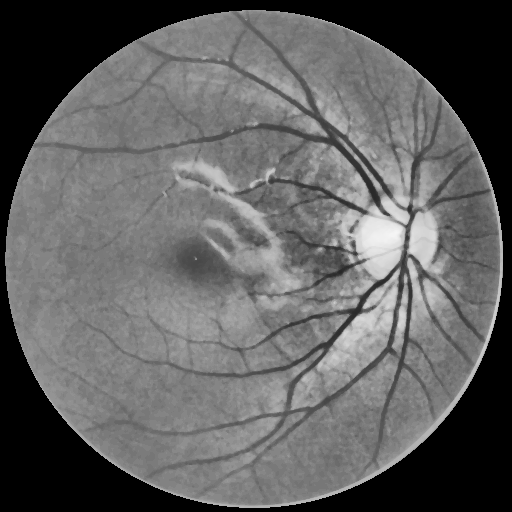
#> input picture assets/FIVEStest_159_pre_img.png, 512 x 512 px
$ python preprocess_fundus.py --input ../../../../assets/FIVEStest_159_pre_img.png --outdir out
#> lines starting #> are read from the running program, lines starting #| are printed output that depends on the picture; after the words box and inside, x2 and y2 are one past the last pixel; in counts of white or black regions, pixels touching at a corner belong together
#!/usr/bin/env python3
# -*- coding: utf-8 -*-
"""
Fundus preprocessing with optional Foracchia-style normalization + preserved black background → uint8 grayscale.

Pipeline (when --normalize foracchia):
  1) Grayscale (green channel by default).
  2) FOV mask from raw grayscale; background kept black at the end.
  3) Foracchia-style luminosity & contrast normalization inside FOV:
       L(x,y) = masked Gaussian mean at scale σ_L
       C(x,y) = masked Gaussian std  at scale σ_C
       Z = (I - L)/C  → affine retarget to target_mean/target_std inside FOV
  4) Optional mild CLAHE, denoise, gamma.
  5) Re-apply FOV mask; cast to uint8.

References:
- Foracchia, Grisan, Ruggeri. “Luminosity and contrast normalization in retinal images.” *Medical Image Analysis*, 2005. :contentReference[oaicite:0]{index=0}
- DRIVE provides FOV masks and motivates masking background in fundus processing. :contentReference[oaicite:1]{index=1}
"""

from __future__ import annotations
import argparse, glob, logging, os
from pathlib import Path
from dataclasses import dataclass
from typing import Iterable, Optional, Tuple

import cv2
import numpy as np


@dataclass(frozen=True)
class Cfg:
    clip_limit: float = 5
    tile_grid: int = 4
    shade_ksize: int = 128
    median_ksize: int = 3
    use_clahe: bool = True
    gamma: float = 1.0
    resize_to: Optional[Tuple[int,int]] = None
    use_green: bool = True
    # Normalization controls
    normalize: str = "none"    # {"none","foracchia"}
    sigma_lum: float = 10.0         # Foracchia: luminosity scale (pixels)
    sigma_con: float = 64.0         # Foracchia: contrast scale (pixels)
    target_mean: float = 128.0      # Foracchia: target mean within FOV
    target_std: float = 18.0        # Foracchia: target std within FOV

class PreprocessError(Exception): pass

def _ensure_odd(k:int)->int: k=max(1,int(k)); return k if k%2==1 else k+1
def _to_uint8(x:np.ndarray)->np.ndarray: return np.clip(x,0,255).astype(np.uint8, copy=False)

def read_image(path:str)->np.ndarray:
    img=cv2.imread(path, cv2.IMREAD_UNCHANGED)
#> img is the input picture: shape (512, 512, 3); min 0, max 245, mean 95.7
    if img is None: raise PreprocessError(f"Cannot read {path}")
    return img

def to_gray(img:np.ndarray, use_green:bool)->np.ndarray:
#> called with use_green = True
    if img.ndim==2: g=img
    elif img.ndim==3 and img.shape[2]>=3: g=img[:,:,1] if use_green else cv2.cvtColor(img, cv2.COLOR_BGR2GRAY)
    else: raise PreprocessError("Unsupported image")
    if g.dtype!=np.uint8:
        mn, mx = float(g.min()), float(g.max())
        g = np.zeros_like(g, dtype=np.uint8) if mx<=mn else _to_uint8(255*(g-mn)/(mx-mn))
    return g

# -------- Foracchia-style normalization --------

# [37 lines left out: functions _masked_gauss, foracchia_normalize, not called in this run]

# -------- Legacy steps --------

def shade_correction(gray:np.ndarray, ksize:int)->np.ndarray:
    k=_ensure_odd(ksize)
    bg = cv2.medianBlur(gray, k)
    return _to_uint8(gray.astype(np.int16)-bg.astype(np.int16)+128)

def clahe(gray:np.ndarray, clip:float, tile:int)->np.ndarray:
    cla = cv2.createCLAHE(clipLimit=float(clip), tileGridSize=(max(2,int(tile)),)*2)
    return cla.apply(gray)

def denoise_median(gray:np.ndarray, k:int)->np.ndarray:
    k=_ensure_odd(k)
    return gray if k<3 else cv2.medianBlur(gray, k)

def gamma_corr(gray:np.ndarray, gamma:float)->np.ndarray:
    if abs(gamma-1.0)<1e-6: return gray
    inv=1.0/float(gamma)
    lut = ((np.arange(256)/255.0)**inv*255.0).astype(np.uint8)
    return cv2.LUT(gray,lut)

def fov_mask_hough(
    img: np.ndarray,
    *,
    blur_ksize: int = 7,
    dp: float = 1.2,
    param1: float = 50.0,
    param2: float = 30.0,
    min_radius_frac: float = 0.30,
    max_radius_frac: float = 0.55,
    area_range: Tuple[float, float] = (0.50, 0.86),
    expand_frac: float = 0.001,
    log: Optional[logging.Logger] = None
) -> Optional[np.ndarray]:
    """
    Attempt to segment the circular field-of-view (FOV) using a Hough circle transform.

    Many fundus photographs exhibit a nearly circular illumination pattern.  The
    Hough transform provides a robust way to detect such a circle without
    resorting to more expensive graph cuts.  This routine performs the
    following steps:

      1. Convert the input image to 8-bit grayscale (using the green channel
         when available).
      2. Apply a median blur to suppress salt-pepper noise.
      3. Run ``cv2.HoughCircles`` with radius constrained to lie between
         ``min_radius_frac`` and ``max_radius_frac`` of the smaller image
         dimension.  Parameters ``param1`` and ``param2`` control the Canny
         edge thresholding and accumulator thresholds respectively.
      4. Select the detected circle with the largest radius.  Enlarge that
         radius by ``expand_frac`` to ensure the rim is fully included.
      5. Form a binary mask from the enlarged circle and accept it only if
         its area fraction lies within ``area_range``.

    If no circle is detected or the detected circle has an implausible area,
    this function returns ``None``, signalling to the caller to use a
    different method.  Logging messages will be emitted when ``log`` is
    provided.

    Parameters
    ----------
    img : ndarray
        Input image, either grayscale (2D) or colour (3D).  The green channel
        will be used for greyscale conversion when available.
    blur_ksize : int, optional
        Kernel size for the median blur applied prior to circle detection.
        Must be a positive odd integer.  Defaults to 7.
    dp : float, optional
        Inverse ratio of the accumulator resolution to the image resolution
        used by ``cv2.HoughCircles``.  A value of 1.2 is moderately coarse.
    param1 : float, optional
        Higher threshold for the Canny edge detector used internally by the
        Hough transform.
    param2 : float, optional
        Accumulator threshold for the circle centres at the detection stage.
        Smaller values lead to more false positives.
    min_radius_frac : float, optional
        Minimum circle radius as a fraction of the smaller image dimension.
    max_radius_frac : float, optional
        Maximum circle radius as a fraction of the smaller image dimension.
    area_range : tuple of float, optional
        Acceptable range ``(low, high)`` for the area fraction of the
        detected circle (with 1.0 corresponding to the full frame).
    expand_frac : float, optional
        Fraction by which to enlarge the detected radius to ensure full
        coverage of the FOV rim.
    log : logging.Logger, optional
        Logger for debug messages.

    Returns
    -------
    mask : ndarray of bool or None
        A boolean mask delineating the FOV if a plausible circle is found,
        otherwise ``None``.
    """
#> called with blur_ksize = 7, dp = 1.2, param1 = 50, param2 = 30, min_radius_frac = 0.3, max_radius_frac = 0.55, area_range = (0.5, 0.86), expand_frac = 0.001
    # Validate odd kernel size
    k = max(1, int(blur_ksize))
    if k % 2 == 0:
        k += 1
    # Convert to grayscale 8-bit
    if img.ndim == 2:
        g = img
    elif img.ndim == 3 and img.shape[2] >= 3:
        try:
            g = img[:, :, 1]  # use green channel
        except Exception:
            g = cv2.cvtColor(img, cv2.COLOR_BGR2GRAY)
    else:
        raise PreprocessError("Unsupported image shape for Hough FOV detection")
    if g.dtype != np.uint8:
        g = _to_uint8(g)
    # Median blur reduces spurious edges
    g_blur = cv2.medianBlur(g, k)
    H, W = g_blur.shape
    min_dim = min(H, W)
    # Determine the search radius interval in pixels
    r_min = int(max(1.0, min_radius_frac) * min_dim)
    r_max = int(max_radius_frac * min_dim)
    if r_min >= r_max:
        r_min = int(0.3 * min_dim)
        r_max = int(0.55 * min_dim)
    try:
        circles = cv2.HoughCircles(
            g_blur,
            cv2.HOUGH_GRADIENT,
            dp=dp,
            minDist=min_dim * 0.5,
            param1=param1,
            param2=param2,
            minRadius=r_min,
            maxRadius=r_max,
        )
#> circles = [[251.4, 258.6, 247], [420.6, 63, 238.1], [479.4, 436.2, 242]]
    except cv2.error:
        circles = None
    if circles is None or len(circles) == 0:
        if log:
            log.debug("HoughCircles did not detect any circles")
        return None
    circles = np.squeeze(circles).astype(float)
    if circles.ndim == 1:
        best = circles
    else:
        best = circles[np.argmax(circles[:, 2])]
#> best = [251.4, 258.6, 247]
    x, y, r = best
#> x = 251.4; y = 258.6; r = 247
    r *= (1.0 + max(0.0, expand_frac))
#> r = 247.2
    yy, xx = np.ogrid[:H, :W]
    mask = (xx - x) ** 2 + (yy - y) ** 2 <= r * r
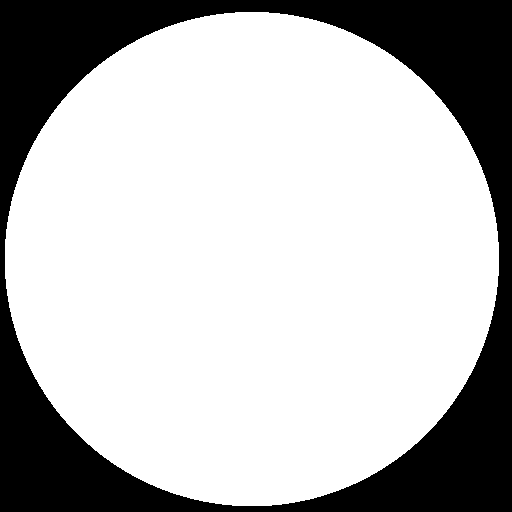
#> mask: shape (512, 512) bool; 73.2% white; 1 black region, box (x1, y1, x2, y2) and area: (0, 0, 512, 512) 70154
    area_frac = float(np.count_nonzero(mask)) / float(H * W)
#> area_frac = 0.732
    low, high = area_range
    if not (low <= area_frac <= high):
        if log:
            log.debug(
                f"Hough circle area fraction {area_frac:.3f} outside [{low:.2f},{high:.2f}]"
            )
        return None
    if log:
        log.debug(
            f"Hough FOV detected at (x={x:.1f}, y={y:.1f}, r={r:.1f}), area={area_frac:.3f}"
        )
    return mask.astype(bool)

def fov_mask_from_raw(
    img: np.ndarray,
    border_bg: int = 25,
    erode_fg: int = 35,
    iters: int = 5,
    log: Optional[logging.Logger] = None,
) -> np.ndarray:
    """
    Estimate a boolean field-of-view (FOV) mask from a raw fundus image.

    This function first attempts a geometry-driven segmentation of the FOV using a
    Hough circle transform (see :func:`fov_mask_hough`).  If a plausible
    circular region occupying roughly half to four-fifths of the frame is
    detected, that mask is returned immediately.  Otherwise, the algorithm
    falls back to a seeded GrabCut pipeline with optional ellipse
    regularisation.

    The GrabCut-based fallback operates as follows:

      • Construct a coarse fundus mask by thresholding blurred saturation and
        red channels and selecting the largest connected component.
      • Initialise GrabCut with definite background seeds on a border frame and
        the dark corners; definite foreground seeds are obtained from an
        eroded version of the coarse mask.
      • Run GrabCut (``INIT_WITH_MASK``) for the specified number of
        iterations.
      • Post-process the raw GrabCut result: keep the largest connected
        component, fill tiny holes, and optionally fit an ellipse.  The
        ellipse is intersected with the mask only when it expands the mask by
        at most 2 % of its area.

    Parameters
    ----------
    img : ndarray
        Input image (grayscale or BGR).  For GrabCut, colour information is
        preserved when available; otherwise the image is converted to BGR.
    border_bg : int, optional
        Width of the definite background border used for GrabCut initialisation.
    erode_fg : int, optional
        Size of the structuring element used to erode the coarse mask when
        generating foreground seeds.
    iters : int, optional
        Number of GrabCut iterations.
    log : logging.Logger, optional
        Logger for debug messages.

    Returns
    -------
    fov : ndarray of bool
        A boolean mask identifying pixels inside the field of view.

    Notes
    -----
    The Hough-based front end improves robustness on images with
    extensive lesions or non-uniform illumination by detecting the camera
    aperture rather than relying on local colour cues.  When the Hough
    detection fails or yields implausible results, the traditional
    GrabCut-based segmentation is used as a backup.
    """
    # If a circular FOV can be confidently detected via the Hough transform,
    # return it directly.  This greatly simplifies the mask and avoids
    # GrabCut failures on images with large lesions or poor contrast.
    try:
        hough_mask = fov_mask_hough(img, log=log)
    except Exception:
        hough_mask = None
    if hough_mask is not None:
        return hough_mask
    # Proceed with the GrabCut-based fallback when Hough fails.
    if img.ndim == 2:
        bgr = cv2.cvtColor(img, cv2.COLOR_GRAY2BGR)
        gray = img
    else:
        bgr = img
        gray = bgr[:, :, 1]

    # 1) Hough-circle attempt (works when FOV is near circular).
    hough = fov_mask_hough(gray)
    if hough is not None:
        if log:
            log.debug("FOV via Hough circle: area=%.3f", float(hough.mean()))
        return hough

    H, W = gray.shape
    # --- coarse mask from color cues ---
    hsv = cv2.cvtColor(bgr, cv2.COLOR_BGR2HSV)
    S = cv2.GaussianBlur(hsv[:, :, 1], (0, 0), 5)
    R = cv2.GaussianBlur(bgr[:, :, 2], (0, 0), 5)
    _, thS = cv2.threshold(S, 0, 255, cv2.THRESH_BINARY + cv2.THRESH_OTSU)
    _, thR = cv2.threshold(R, 0, 255, cv2.THRESH_BINARY + cv2.THRESH_OTSU)
    coarse = cv2.morphologyEx(cv2.bitwise_or(thS, thR), cv2.MORPH_CLOSE,
                              cv2.getStructuringElement(cv2.MORPH_ELLIPSE, (21, 21)))
    # keep largest CC
    num, lab = cv2.connectedComponents(coarse)
    if num > 1:
        cnt = np.bincount(lab.ravel()); cnt[0] = 0
        coarse = (lab == cnt.argmax()).astype(np.uint8) * 255

    # --- GrabCut seeds ---
    mask = np.full((H, W), cv2.GC_PR_BGD, np.uint8)
    # definite background frame
    mask[:border_bg, :] = cv2.GC_BGD
    mask[-border_bg:, :] = cv2.GC_BGD
    mask[:, :border_bg] = cv2.GC_BGD
    mask[:, -border_bg:] = cv2.GC_BGD
    # corners as BG
    rr = border_bg
    mask[:rr, :rr] = cv2.GC_BGD; mask[:rr, -rr:] = cv2.GC_BGD
    mask[-rr:, :rr] = cv2.GC_BGD; mask[-rr:, -rr:] = cv2.GC_BGD
    # definite foreground from eroded coarse mask
    er = cv2.getStructuringElement(cv2.MORPH_ELLIPSE, (max(3, erode_fg)|1,)*2)
    fg_seed = cv2.erode(coarse, er)
    mask[fg_seed > 0] = cv2.GC_FGD

    bgdModel = np.zeros((1, 65), np.float64)
    fgdModel = np.zeros((1, 65), np.float64)
    cv2.grabCut(bgr, mask, None, bgdModel, fgdModel, iters, cv2.GC_INIT_WITH_MASK)
    gc = np.where((mask == cv2.GC_FGD) | (mask == cv2.GC_PR_FGD), 1, 0).astype(np.uint8) * 255

    # --- clean up ---
    gc = cv2.morphologyEx(gc, cv2.MORPH_CLOSE,
                          cv2.getStructuringElement(cv2.MORPH_ELLIPSE, (19, 19)))
    num, lab = cv2.connectedComponents(gc)
    if num > 1:
        cnt = np.bincount(lab.ravel()); cnt[0] = 0
        gc = (lab == cnt.argmax()).astype(np.uint8) * 255
    # fill holes
    inv = cv2.bitwise_not(gc)
    num, lab = cv2.connectedComponents(inv)
    for k in range(1, num):
        hole = (lab == k)
        if hole.sum() < 0.02 * (gc > 0).sum():
            gc[hole] = 255

    fov_gc = gc > 0

    # --- optional ellipse regularization ---
    cnts, _ = cv2.findContours(gc, cv2.RETR_EXTERNAL, cv2.CHAIN_APPROX_SIMPLE)
    if cnts and len(cnts[0]) >= 5:
        (cx, cy), (MA, ma), ang = cv2.fitEllipseAMS(cnts[0])  # robust variant
        ell = np.zeros_like(gc)
        cv2.ellipse(ell, ((cx, cy), (MA, ma), ang), 255, -1)
        ell = ell > 0
        # intersect only where ellipse expands mask by <= 2% area
        if ell.sum() <= 1.02 * fov_gc.sum():
            fov = ell & (cv2.dilate(fov_gc.astype(np.uint8), np.ones((3, 3), np.uint8)) > 0)
        else:
            fov = fov_gc
    else:
        fov = fov_gc

    if log:
        log.debug("GrabCut FOV: area=%.3f, seeds fg=%d, params border_bg=%d erode_fg=%d",
                  fov.mean(), int((fg_seed > 0).sum()), border_bg, erode_fg)
    return fov

# [82 lines left out: functions _largest_cc_bool, fov_mask_fallback_strict, preprocess_with_mask, not called in this run]

def preprocess(img:np.ndarray, cfg:Cfg, log:logging.Logger)->np.ndarray:
    g0 = to_gray(img, cfg.use_green)
    fov = fov_mask_from_raw(img=g0, log=log)

    if cfg.normalize.lower() == "foracchia":
        g = foracchia_normalize(
            g0, fov,
            sigma_lum=cfg.sigma_lum,
            sigma_con=cfg.sigma_con,
            target_mean=cfg.target_mean,
            target_std=cfg.target_std
        )
        # Optional mild CLAHE after normalization
        if cfg.use_clahe and cfg.clip_limit > 0:
            g = clahe(g, cfg.clip_limit, cfg.tile_grid)
    else:
        # Legacy path
        g  = shade_correction(g0, cfg.shade_ksize)
#> in shade_correction, `bg = cv2.medianBlur(gray, k)`:
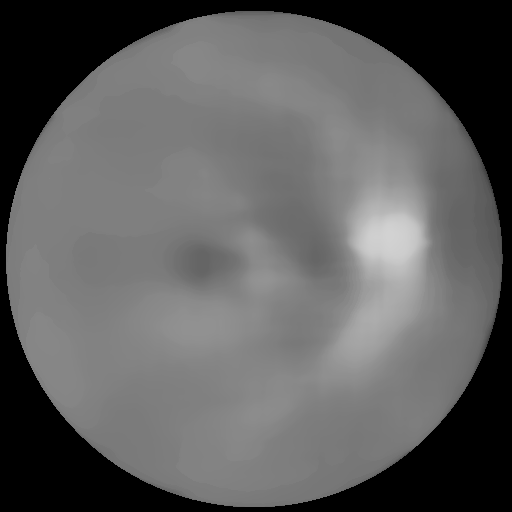
#> bg: shape (512, 512); min 0, max 210, mean 94.4
#> in _to_uint8, `def _to_uint8(x:np.ndarray)->np.ndarray: return np.clip(x,0,255).astyp..`:
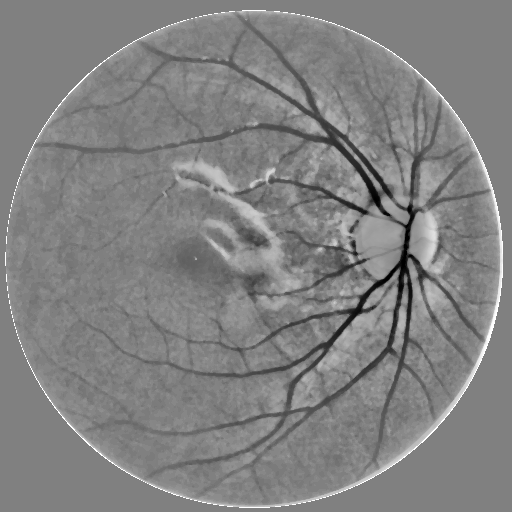
#> returned value: shape (512, 512); min 0, max 255, mean 129.2
        if cfg.use_clahe and cfg.clip_limit > 0:
            g  = clahe(g, cfg.clip_limit, cfg.tile_grid)
#> in clahe, `return cla.apply(gray)`:
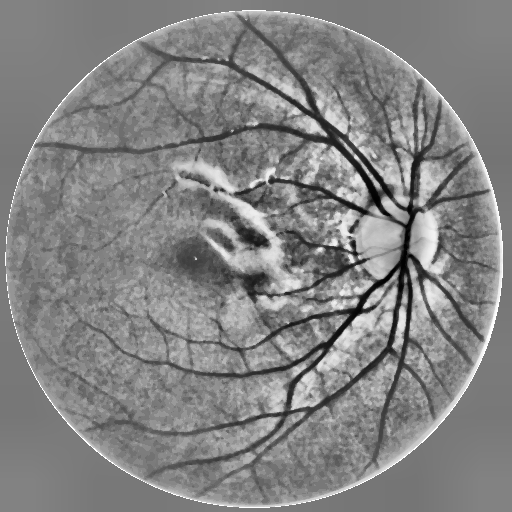
#> returned value: shape (512, 512); min 1, max 255, mean 130.6

    g  = denoise_median(g, cfg.median_ksize)
    g  = gamma_corr(g, cfg.gamma)

    if cfg.resize_to:
        g   = cv2.resize(g, cfg.resize_to, interpolation=cv2.INTER_AREA)
        fov = cv2.resize(fov.astype(np.uint8)*255, cfg.resize_to, interpolation=cv2.INTER_NEAREST)>0

    g[~fov] = 0
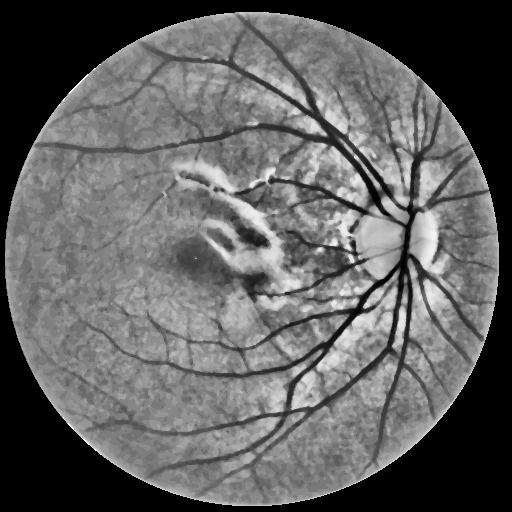
#> g: shape (512, 512); min 0, max 255, mean 96.3
    return _to_uint8(g)

# ---------- QC + retry helpers ----------

# [21 lines left out: function mask_metrics, not called in this run]

def _iter_inputs(inp:str):
    if os.path.isdir(inp):
        exts=("*.png","*.jpg","*.jpeg","*.tif","*.tiff","*.bmp")
        for e in exts: yield from glob.glob(os.path.join(inp,e))
    else:
        paths = glob.glob(inp) or ([inp] if os.path.isfile(inp) else [])
        if not paths: raise PreprocessError(f"No inputs match {inp}")
        for p in paths: yield p

def main():
    ap=argparse.ArgumentParser(description="Fundus preprocessing with optional Foracchia normalization and preserved black background.")
    ap.add_argument("--input", required=True)
    ap.add_argument("--outdir", required=True)
    ap.add_argument("--clip-limit", type=float, default=2.0)
    ap.add_argument("--tile", type=int, default=8)
    ap.add_argument("--shade-ksize", type=int, default=61)
    ap.add_argument("--median-ksize", type=int, default=3)
    ap.add_argument("--gamma", type=float, default=1.0)
    ap.add_argument("--resize", type=int, nargs=2, metavar=("W","H"))
    ap.add_argument("--normalize", type=str, choices=["none","foracchia"], default="none",
                    help="Apply luminosity/contrast normalization before enhancement.")
    ap.add_argument("--sigma-lum", type=float, default=30.0)
    ap.add_argument("--sigma-con", type=float, default=30.0)
    ap.add_argument("--tmean", type=float, default=128.0)
    ap.add_argument("--tstd", type=float, default=40.0)
    # CLAHE enable/disable
    grp = ap.add_mutually_exclusive_group()
    grp.add_argument("--clahe", dest="clahe", action="store_true", help="Enable CLAHE (default)")
    grp.add_argument("--no-clahe", dest="clahe", action="store_false", help="Disable CLAHE")
    ap.set_defaults(clahe=True)
    ap.add_argument("-v","--verbose", action="store_true")
    args=ap.parse_args()

    logging.basicConfig(level=logging.DEBUG if args.verbose else logging.INFO,
                        format="%(asctime)s | %(levelname)s | %(message)s")
    log=logging.getLogger("fundus")
    os.makedirs(args.outdir, exist_ok=True)
    cfg=Cfg(
        clip_limit=args.clip_limit,
        tile_grid=args.tile,
        shade_ksize=args.shade_ksize,
        median_ksize=args.median_ksize,
    use_clahe=args.clahe,
        gamma=args.gamma,
        resize_to=tuple(args.resize) if args.resize else None,
        use_green=True,
        normalize=args.normalize,
        sigma_lum=args.sigma_lum,
        sigma_con=args.sigma_con,
        target_mean=args.tmean,
        target_std=args.tstd
    )
    for p in _iter_inputs(args.input):
        img=read_image(p); out=preprocess(img,cfg,log)
        base=os.path.splitext(os.path.basename(p))[0]
        op=os.path.join(args.outdir,f"{base}_proc.png")
        if not cv2.imwrite(op,out): raise PreprocessError(f"Write failed {op}")
        log.info(f"Wrote {op} shape={out.shape} dtype={out.dtype}")
if __name__=="__main__": main()
